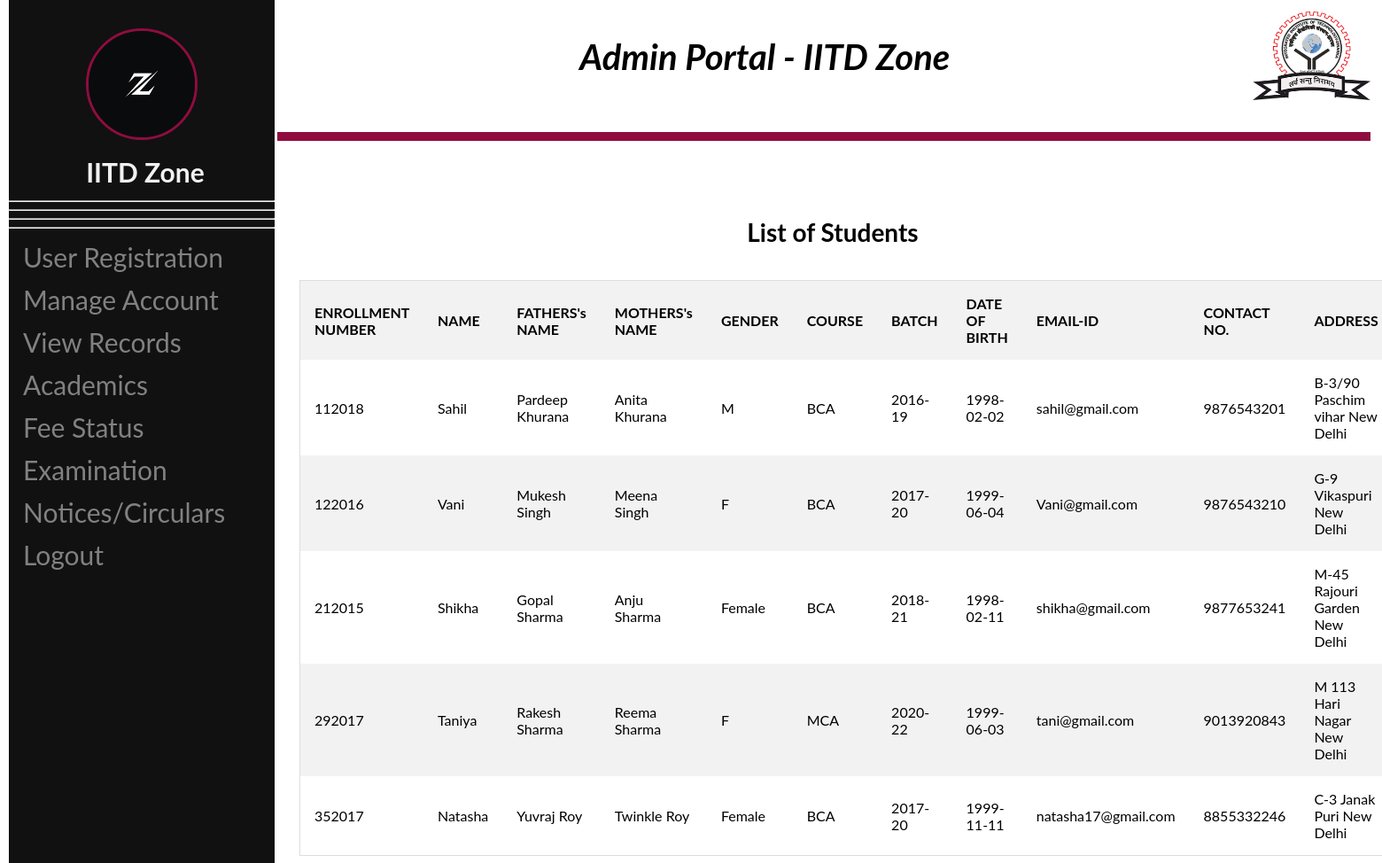
/Liststu.php, run on the app's committed database.
### tables this page shows
CREATE TABLE `student` (
  `enroll` varchar(50) NOT NULL,
  `name` varchar(50) NOT NULL,
  `father` varchar(50) NOT NULL,
  `mother` varchar(50) NOT NULL,
  `gender` varchar(10) NOT NULL,
  `Course` varchar(100) NOT NULL,
  `batch` varchar(50) NOT NULL,
  `dob` date NOT NULL,
  `email` varchar(50) NOT NULL,
  `ph` varchar(20) NOT NULL,
  `Address` varchar(100) NOT NULL
);

### Liststu.php (the view, shortened to what this page needs)
<html>
<head>
</head>
<body>
<?php
include("adminhome.php"); ?>
<div class="main">
<?php
echo"<br>";
$servername = "localhost";
$username = "root";
$password = "";
$database = "campus";
$conn = new mysqli($servername, $username, $password, $database);
if ($conn->connect_error)
{
    die("Connection failed: " . $conn->connect_error);
}
else
{
$sql = "SELECT * FROM `student`";
$res = mysqli_query($conn, $sql);
echo "<h4><center>List of Students</center></h4>";
echo "<table><tr><th> ENROLLMENT NUMBER</th><th> NAME</th><th> FATHERS's NAME</th><th>  MOTHERS's NAME</th><th>GENDER</th><th>COURSE</th><th>BATCH</th><th>DATE OF BIRTH</th><th>EMAIL-ID</th><th>CONTACT NO.</th><th>ADDRESS</th></tr>";
while ($r = mysqli_fetch_assoc($res))
{
echo "<td>" .$r["enroll"]. "</td>";
echo "<td>" .$r["name"]. "</td>";
echo "<td>" .$r["father"]. "</td>";
echo "<td>" .$r["mother"]. "</td>";
echo "<td>" .$r["gender"]. "</td>";
echo "<td>" .$r["Course"]."</td> ";
echo "<td>" .$r["batch"]."</td> ";
echo "<td>" .$r["dob"]. "</td>";
echo "<td>" .$r["email"]. "</td>";
echo "<td>" .$r["ph"]. "</td>";
echo "<td>" .$r["Address"]. "</td></tr>";
}
echo "</table>";
}
?>
</div>
</body>
</html>

### adminhome.php (shortened to what this page needs)
<html>
<head>
</head>
<body>
<?php include("adminheader.php"); ?>
<div class="sidenav">
<div class="imgcontainer">
  <img src="img/z.png" alt="Avatar" class="avatar">
  </div>
 <a href="adminmain.php" id='h'><b>IITD Zone</b></a>
<hr><hr>
?><hr><hr>
  <a href="register.php">User Registration</a>
  <a href="manage.php">Manage Account</a>
<a href="records.php">View Records</a>
 <a href="acad.php">Academics</a>
 <a href="showfees.php">Fee Status</a>
<a href="exam.php">Examination</a>
<a href="info.php">Notices/Circulars</a>
  <a href="logout.php">Logout</a>
</div>
</body>
</html>

### adminheader.php (shortened to what this page needs)
<html>
<head>
</head>
<body>
<div class="header">
  <img src="img/logo.png"  height="100">
  <h1><i>Admin Portal - IITD Zone</i></h1>
<br><hr class="new">
</div>
</body>
</html>

### Liststu.php (style rules this page uses)
table { border-collapse: collapse; border-spacing: 0; width: 100%; border: 1px solid #ddd; }
th, td { text-align: left; padding: 16px; }
tr:nth-child(odd) { background-color: #f2f2f2; }

### adminhome.php (style rules this page uses)
body { font-family: "Lato", sans-serif; }
.sidenav { width: 300px; height: 100%; position: fixed; z-index: 1; top: 0px; left: 10px; background-color: #111; overflow-x: hidden; padding: 8px 0; }
.sidenav a { padding: 6px 8px 6px 16px; text-decoration: none; font-size: 30px; color: #818181; display: block; }
.main { margin-left: 320px; font-size: 28px; padding: 0px 10px; }
#h { color: #f1f1f1; text-align: center; }
.imgcontainer { text-align: center; margin: 24px 0 12px 0; position: relative; }
img.avatar { width: 40%; border: 3px solid #900C3F; border-radius: 50%; }

### adminheader.php (style rules this page uses)
.header { padding: 5px; text-align: center; background: white; color: Black; font-size: 20px; margin-left: 300px; }
.header img { float:right; }
hr.new { border: 5px solid #900C3F; }

### data on the page
student: enroll "112018", name "Sahil", father "Pardeep Khurana", mother "Anita Khurana", gender "M", Course "BCA", batch "2016-19", dob "1998-02-02", email "sahil@gmail.com", ph "9876543201", Address "B-3/90 Paschim vihar New Delhi"
student: enroll "122016", name "Vani", father "Mukesh Singh", mother "Meena Singh", gender "F", Course "BCA", batch "2017-20", dob "1999-06-04", email "Vani@gmail.com", ph "9876543210", Address "G-9 Vikaspuri New Delhi"
student: enroll "212015", name "Shikha", father "Gopal Sharma", mother "Anju Sharma", gender "Female", Course "BCA", batch "2018-21", dob "1998-02-11", email "shikha@gmail.com", ph "9877653241", Address "M-45 Rajouri Garden New Delhi"
student: enroll "292017", name "Taniya", father "Rakesh Sharma", mother "Reema Sharma", gender "F", Course "MCA", batch "2020-22", dob "1999-06-03", email "tani@gmail.com", ph "9013920843", Address "M 113 Hari Nagar New Delhi"
student: enroll "352017", name "Natasha", father "Yuvraj Roy", mother "Twinkle Roy", gender "Female", Course "BCA", batch "2017-20", dob "1999-11-11", email "natasha17@gmail.com", ph "8855332246", Address "C-3 Janak Puri New Delhi"
